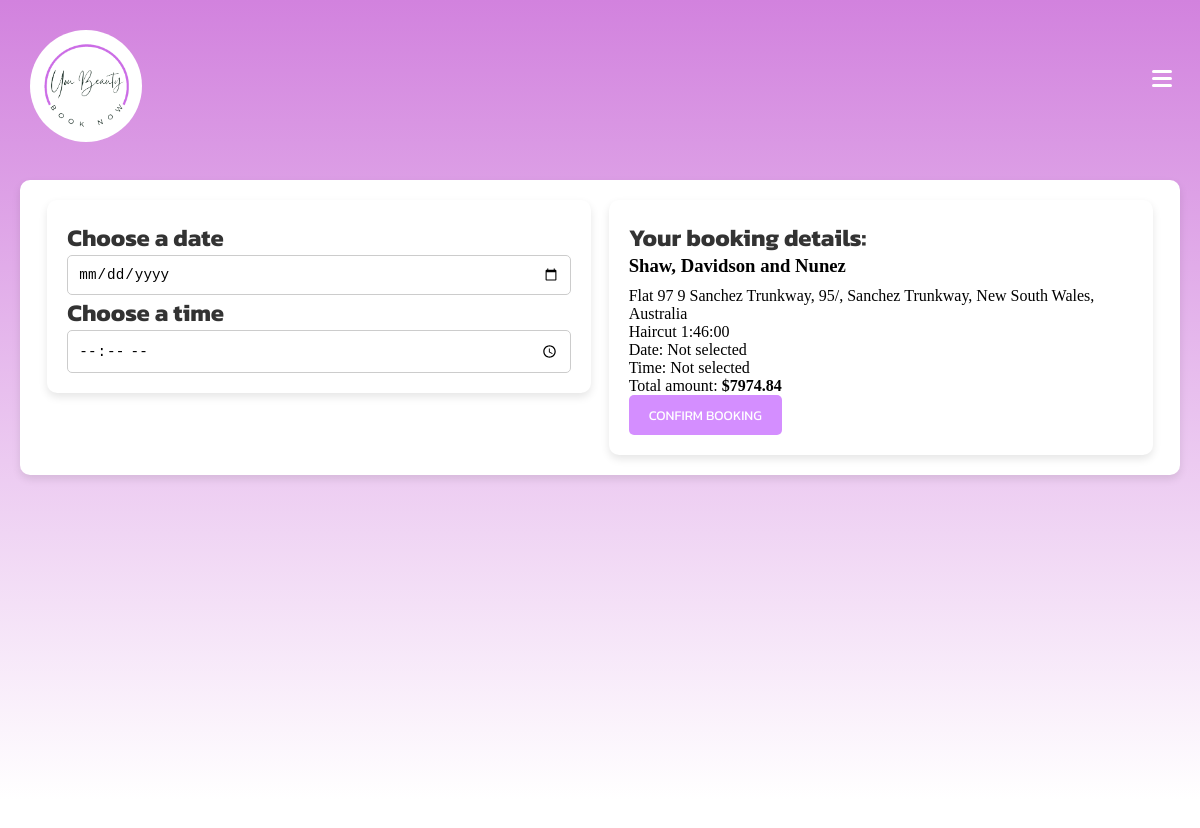
The app's page /book/6/ (signed in) with its own data.
### salons/models.py (models this page shows, shortened)
class SalonService(models.Model):
    salon = models.ForeignKey(SalonInfo, on_delete=models.CASCADE)
    service = models.ForeignKey(Service, on_delete=models.CASCADE)
    price = models.DecimalField(max_digits=10, decimal_places=2)
    duration = models.DurationField()
    description = models.TextField(blank=True, null=True)

class SalonInfo(models.Model):
    salon_name = models.CharField(max_length=255)
    salon_address = models.OneToOneField(SalonAddress, on_delete=models.CASCADE)
    salon_photo = models.ImageField(upload_to='salon_photos/', blank=True, null=True)
    salon_openingtime = models.TimeField()
    salon_closingtime = models.TimeField()
    happyhour_times = models.CharField(max_length=255)
    happyhour_days = models.CharField(max_length=255)
    happyhour_discount = models.DecimalField(max_digits=5, decimal_places=2)

class SalonAddress(models.Model):
    address_line1 = models.CharField(max_length=255)
    address_line2 = models.CharField(max_length=255, blank=True, null=True)
    suburb = models.CharField(max_length=100)
    state = models.CharField(max_length=100)
    postcode = models.CharField(max_length=10)
    country = models.CharField(max_length=100)
    def __str__(self):
        return f'{self.address_line1}, {self.address_line2}, {self.suburb}, {self.state}, {self.country}'

class Service(models.Model):
    service_name = models.CharField(max_length=255)

### customers/views.py (the view, shortened to what this page needs)
# urls.py: path('book/<int:salon_service_id>/', views.make_bookings, name='make_bookings'),
@login_required
def make_bookings(request, salon_service_id):
    salon_service = SalonService.objects.get(id=salon_service_id)
    print('Helooo?')
    return render(request, 'bookings/make_bookings.html', {'salon_service': salon_service})

### customers/models.py (called while the page is built)
    def __str__(self):
        return self.user.username

### templates/bookings/make_bookings.html (shortened to what this page needs)
{% extends "base.html" %}
{% load static %}
{% block content %}
<div class="top-bar"></div>
<link rel="stylesheet" type="text/css" href="{% static 'css/make_bookings.css' %}">
<div class="container">
    <link rel="stylesheet" type="text/css" href="{% static 'css/make_bookings.css' %}">
    <form method="post" action="{% url 'make_bookings' salon_service.id %}">
    <div class="booking-section">
        <div class="left-section">
            <h2>Choose a date</h2>
            <div class="calendar">
                <input type="date" id="booking-date" name="date" class="calendar-input">
            </div>
            <h2>Choose a time</h2>
            <div class="time-picker">
                <input type="time" id="booking-time" name="start_time" class="time-input">
            </div>
        </div>
        <div class="right-section">
            <h2>Your booking details:</h2>
            <div class="details-card">
                <h3>{{ salon_service.salon.salon_name }}</h3>
                <p>{{ salon_service.salon.salon_address }}</p>
                <p>{{ salon_service.service.service_name }} <span>{{ salon_service.duration }}</span></p>
                <p>Date: <span id="selected-date">Not selected</span></p>
                <p>Time: <span id="selected-time">Not selected</span></p>
                <p>Total amount: <strong>${{ salon_service.price }}</strong></p>
                <button type="submit" class="confirm-button">CONFIRM BOOKING</button>
            </div>
        </div>
    </form>
    </div>
</div>
{% endblock %}

### static/css/style.css (style rules this page uses)
* { padding: 0; margin: 0; }
body { padding-bottom: 100px; }
:root { --bar-width: 20px; --bar-height: 3px; --hamburger-gap: 4px; --background: #fff; --animation-timing: 200ms ease-in-out; }

### static/css/make_bookings.css (style rules this page uses)
.top-bar { height: 60px; width: 100%; }
.container { margin-top: 100px; padding: 20px; }
.booking-section { display: flex; justify-content: space-evenly; align-items: flex-start; background-color: white; padding: 20px; border-radius: 10px; box-shadow: 0 4px 8px rgba(0, 0, 0, 0.1); gap: 10px; }
.left-section, .right-section { background: white; padding: 20px; border-radius: 10px; box-shadow: 0 4px 8px rgba(0, 0, 0, 0.1); width: 45%; display: flex; flex-direction: column; align-items: center; }
h2 { font-family: 'Kanit', sans-serif; color: #333; width: 100%; }
.calendar, .time-picker { width: 100%; display: flex; justify-content: center; }
.calendar-input, .time-input { padding: 10px; font-size: 1.1em; border: 1px solid #ccc; border-radius: 5px; width: 100%; }
.confirm-button { background-color: #d48eff; color: white; border: none; padding: 10px 20px; border-radius: 5px; cursor: pointer; font-family: 'Kanit', sans-serif; }
.details-card h3 { margin-bottom: 10px; }

### records on screen
SalonService: salon.salon_name "Shaw, Davidson and Nunez", salon.salon_address "Flat 97 9 Sanchez Trunkway, 95/, Sanchez Trunkway, New South Wales, Australia", service.service_name "Haircut", duration "1:46:00", price "7974.84"
